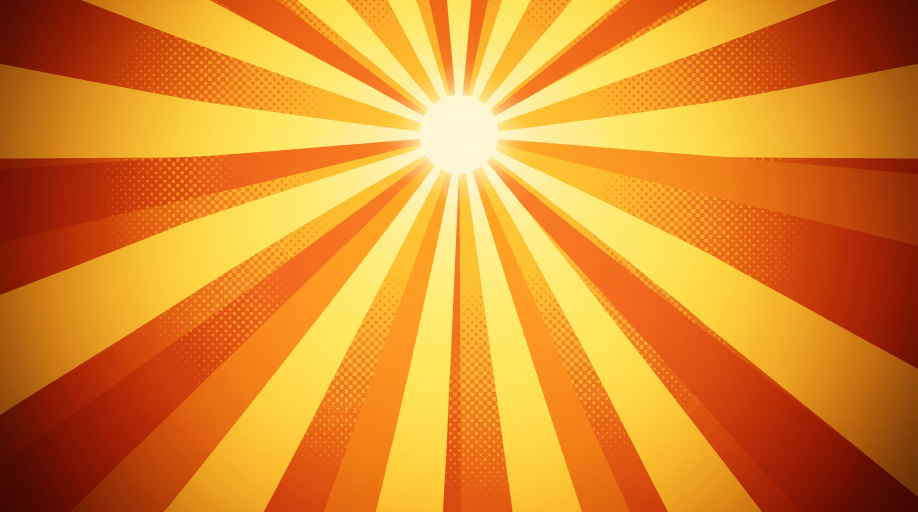
#> input picture work/capsules-v1/plates_used/01_sunburst_nbp_0.jpg, 2752 x 1536 px (shown at 1/3 size)
$ python c01.py
#> lines starting #> are read from the running program, lines starting #| are printed output that depends on the picture
### work/capsules-v1/compose.py
"""Capsule compositor: AI background plates + REAL in-engine character pixels + hand-made FX.

Characters are never regenerated. Each layer is the original Unreal render cut out of the gray base,
so what ships on Steam is the actual game model. Only backgrounds and Axie (missing from the base)
come from image models.
"""
import math
import numpy as np
from PIL import Image, ImageFilter, ImageDraw, ImageFont, ImageEnhance

W, H = 2464, 1412  # 2x the Steam main capsule (1232x706)
ROOT = __file__.rsplit("/", 1)[0]

# Belt-thruster nozzles in each layer's native pixels: (x, y, angle_deg). 180 = straight back (left).
THRUSTERS = {
    # rear end of the striped side-belt jetpack cylinder, pointing backward along its axis
    "cappy": [(398, 452, 186)],
    "moody": [(203, 170, 178)],
    "jim": [(140, 80, 170)],
    "axie": [(985, 535, 188)],
}


def load(path):
    return Image.open(path).convert("RGBA")


HD_K = 5760 / 2560  # H_ layers are cut from the full-res render


def layer(name):
    import os
    p = f"{ROOT}/layers/H_{name}.png"
    if os.path.exists(p): return load(p), HD_K
    return load(f"{ROOT}/layers/L_{name}.png"), 1.0


def debar(img, thr=10):
    """Crop black letterbox bars some image models add."""
    a = np.asarray(img.convert("L")).astype(np.float32)
    rows = a.mean(1); top = 0; bot = len(rows)
    while top < len(rows) // 4 and rows[top] < thr: top += 1
    while bot > len(rows) * 3 // 4 and rows[bot - 1] < thr: bot -= 1
    return img.crop((0, top, img.width, bot))


def cover(img, focus=(0.5, 0.5)):
    img = debar(img.convert("RGB"))
    s = max(W / img.width, H / img.height)
    img = img.resize((round(img.width * s), round(img.height * s)), Image.LANCZOS)
    x = round((img.width - W) * focus[0]); y = round((img.height - H) * focus[1])
    return img.crop((x, y, x + W, y + H)).convert("RGBA")


def arr(im):
    return np.asarray(im).astype(np.float32) / 255.0


def img(a):
    return Image.fromarray((np.clip(a, 0, 1) * 255).astype(np.uint8), "RGBA")


def blur_a(alpha, r):
    return np.asarray(Image.fromarray((alpha * 255).astype(np.uint8)).filter(ImageFilter.GaussianBlur(r))).astype(np.float32) / 255.0


class Comp:
    def __init__(self, plate, focus=(0.5, 0.5)):
        self.canvas = cover(load(plate), focus) if isinstance(plate, str) else plate.convert("RGBA").resize((W, H))
#> in debar, `a = np.asarray(img.convert("L")).astype(np.float32)`:
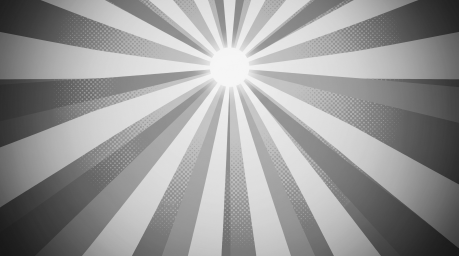
#> a: shape (1536, 2752) float32 (shown at 1/6 size); min 19, max 248, mean 150.9
#> in debar, `rows = a.mean(1)`: rows = 1536 values, max 200.2 at index 409, min 109.7 at index 1533, mean 150.9
#> in debar, `bot = len(rows)`: bot = 1536
#> after the loop in debar, `while top < len(rows) // 4 and rows[top] < thr: top += 1`: top = 0
#> after the loop in debar, `while bot > len(rows) * 3 // 4 and rows[bot - 1] < thr: bot -= 1`: bot = 1536
#> in debar, returned value is the input picture: PIL image 2752x1536 RGB; mean R, G, B 220.7, 136.2, 43.1
#> in cover, `return img.crop((x, y, x + W, y + H)).convert("RGBA")`:
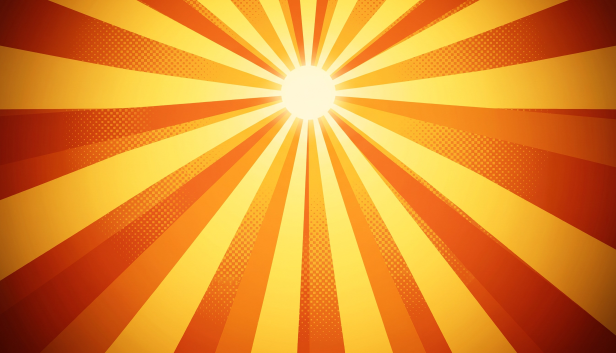
#> returned value: PIL image 2464x1412 RGBA (shown at 1/4 size); mean R, G, B, A 223.2, 138.6, 44, 255
        self.fx_over = []  # things drawn after all layers

    # ---------- placement ----------
    def place(self, name, x, y, scale=1.0, flip=False, match=0.15, wrap=0.35, rim=None,
              shadow=None, trail=None, flames=False, flame_len=1.0, flame_w=1.0, opacity=1.0, bright=1.0, sat=1.0, src=None):
        L, k = (src, 1.0) if src is not None else layer(name)
        if flip: L = L.transpose(Image.FLIP_LEFT_RIGHT)
        L = L.resize((max(1, round(L.width * scale / k)), max(1, round(L.height * scale / k))), Image.LANCZOS)
        if bright != 1.0 or sat != 1.0:
            rgb = L.convert("RGB"); a_ = L.getchannel("A")
            rgb = ImageEnhance.Brightness(rgb).enhance(bright); rgb = ImageEnhance.Color(rgb).enhance(sat)
            L = rgb.convert("RGBA"); L.putalpha(a_)
        x, y = round(x), round(y)
        bg = self.canvas
        # region of canvas under the layer (clipped)
        box = (max(0, x), max(0, y), min(W, x + L.width), min(H, y + L.height))
        if box[2] <= box[0] or box[3] <= box[1]: return
        Lc = L.crop((box[0] - x, box[1] - y, box[2] - x, box[3] - y))
        la = arr(Lc); alpha = la[..., 3:4]
        under = arr(bg.crop(box))[..., :3]
        # trail (motion streak behind the character)
        if trail:
            self._trail(L, x, y, **trail)
            bg = self.canvas; under = arr(bg.crop(box))[..., :3]
        if shadow:
            self._shadow(L, x, y, **shadow)
            bg = self.canvas; under = arr(bg.crop(box))[..., :3]
        rgb = la[..., :3]
        # 1) colour match: tint toward the plate's ambient colour, keep luminance
        if match:
            bgblur = arr(bg.filter(ImageFilter.GaussianBlur(120)).crop(box))[..., :3]
            amb = (bgblur * alpha).sum((0, 1)) / max(alpha.sum(), 1)
            tint = amb / max(amb.mean(), 1e-3)
            rgb = rgb * (1 - match + match * tint)
        # 2) light wrap: blurred background bleeding onto the silhouette edges
        if wrap:
            a2 = alpha[..., 0]
            edge = np.clip(a2 - blur_a(a2, 10), 0, 1)[..., None] * 2.2
            bgsoft = arr(bg.filter(ImageFilter.GaussianBlur(25)).crop(box))[..., :3]
            rgb = rgb + (1 - rgb) * bgsoft * np.clip(edge * wrap, 0, 1)
        # 3) rim light from a direction
        if rim:
            col = np.array(rim.get("color", (255, 240, 200)), np.float32) / 255
            dx, dy = rim.get("dir", (-1, -1)); k = rim.get("width", 6)
            a2 = alpha[..., 0]
            sh = np.roll(np.roll(a2, int(-dx * k), 1), int(-dy * k), 0)
            rimm = np.clip(a2 - sh, 0, 1)
            rimm = blur_a(rimm, rim.get("soft", 3)) * a2
            rgb = rgb + (1 - rgb) * col * (rimm[..., None] * rim.get("strength", 0.8))
        out = np.concatenate([np.clip(rgb, 0, 1), alpha * opacity], -1)
        self.canvas.alpha_composite(img(out), (box[0], box[1]))
        if flames and name in THRUSTERS:
            for (fx, fy, ang) in THRUSTERS[name]:
                if flip: fx, ang = L.width / scale - fx, 180 - ang
                self.flame(x + fx * scale, y + fy * scale, ang, 190 * scale * flame_len, 50 * scale * flame_w)

    # [25 lines left out: functions _trail, _shadow, not called in this run]

    # ---------- FX ----------
    def screen(self, over, x=0, y=0):
        """Additive-ish screen blend of an RGBA overlay at (x, y)."""
        x, y = round(x), round(y)
        box = (max(0, x), max(0, y), min(W, x + over.width), min(H, y + over.height))
        if box[2] <= box[0] or box[3] <= box[1]: return
        o = arr(over.crop((box[0] - x, box[1] - y, box[2] - x, box[3] - y)))
        b = arr(self.canvas.crop(box))
        a = o[..., 3:4]
        b[..., :3] = 1 - (1 - b[..., :3]) * (1 - o[..., :3] * a)
        self.canvas.paste(img(b), box[:2])

    # [40 lines left out: functions flame, glow, logo, not called in this run]

    def speed_lines(self, cx, cy, n=90, inner=0.35, color=(255, 255, 255), opacity=0.25, width=6, seed=1, sector=None):
#> called with cx = 1232, cy = 300, n = 70, inner = 0.33, color = (255, 250, 220), opacity = 0.18, width = 10, seed = 3
        rnd = np.random.default_rng(seed)
        ov = Image.new("RGBA", (W, H), (0, 0, 0, 0)); d = ImageDraw.Draw(ov)
        R = math.hypot(W, H)
        for _ in range(n):
            a = rnd.uniform(0, 2 * math.pi)
            if sector and not (sector[0] <= math.degrees(a) % 360 <= sector[1]): continue
            r0 = R * rnd.uniform(inner, inner + 0.25)
            w = rnd.uniform(width * 0.3, width)
            p0 = (cx + math.cos(a) * r0, cy + math.sin(a) * r0); p1 = (cx + math.cos(a) * R, cy + math.sin(a) * R)
            d.line([p0, p1], fill=color + (int(255 * opacity * rnd.uniform(0.4, 1)),), width=int(w))
        self.screen(ov.filter(ImageFilter.GaussianBlur(1.2)))
#> in screen, `a = o[..., 3:4]`:
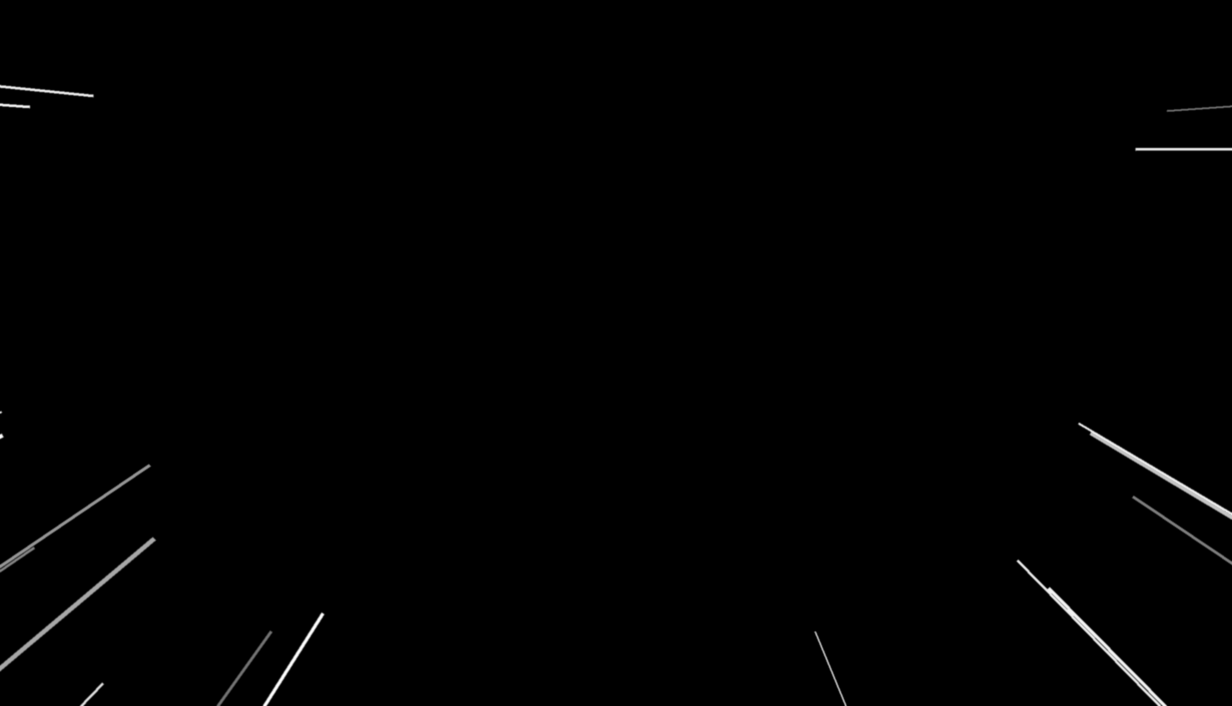
#> a: shape (1412, 2464, 1) float32 (shown at 1/2 size); min 0, max 0.173, mean 0.000831; drawn with min black and max white

    # [41 lines left out: functions particles, grade, save, not called in this run]


# ---------- extra FX helpers ----------
# Prop anchor points in native layer pixels.
PROPS = {
    "moody_disco": (243, 52),   # centre of Moody's disco ball
    "jim_bell": (282, 72),      # Jim's trumpet bell opening
    "cappy_gatling": (722, 28), # tip of Cappy's popcorn gatling
}


# [74 lines left out: functions sparkle, disco_flares, confetti, halftone, anchor, popcorn_burst, not called in this run]


# ---------- hero helpers: every hero carries its signature FX ----------
LW = {"cappy": 1029, "moody": 432, "jim": 293, "axie": 2233}


# [7 lines left out: function cappy, not called in this run]


def moody(c, x, y, s, flip=False, **kw):
    c.place("moody", x, y, scale=s, flip=flip, flames=True, **kw)
    disco_flares(c, *anchor("moody", "moody_disco", x, y, s, flip=flip, lw=LW["moody"]), s)


# [5 lines left out: function jim, not called in this run]


def axie(c, x, y, s, flip=False, **kw):
    c.place("axie", x, y, scale=s, flip=flip, flames=True, **kw)


# ---------- comic lettering + golf shot ----------
FONTS = {"bangers": f"{ROOT}/fonts/Bangers.ttf", "luckiest": f"{ROOT}/fonts/LuckiestGuy.ttf"}


# [69 lines left out: functions sfx, golf_ball_sprite, golf_shot, not called in this run]

### work/capsules-v1/c01.py
from compose import *
c = Comp("plates_used/01_sunburst_nbp_0.jpg", focus=(0.5, 0.3))
c.speed_lines(1232, 300, n=70, inner=0.33, color=(255, 250, 220), opacity=0.18, width=10, seed=3)
RIM_L = dict(color=(255, 238, 190), dir=(1, -1), width=7, strength=0.85)
RIM_R = dict(color=(255, 238, 190), dir=(-1, -1), width=7, strength=0.7)
# villains (right)
c.place("ophelia_pins", W - 613 * 1.04, H - 1216 * 1.04, scale=1.04, rim=RIM_R, match=0.12)
#> (the run stopped early here; a loop or call above may not have finished)

$ run again, with work/capsules-v1/plates_used/01_sunburst_nbp_1.jpg copied over work/capsules-v1/plates_used/01_sunburst_nbp_0.jpg
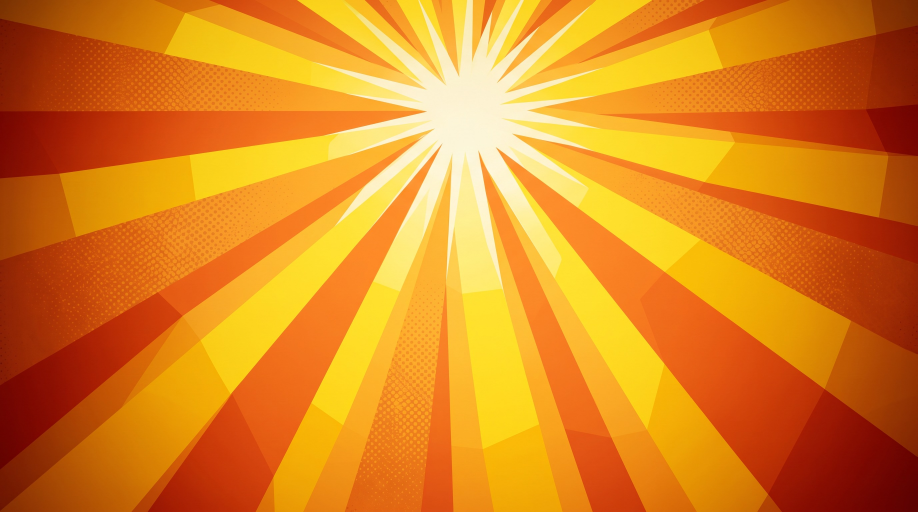
#> input picture work/capsules-v1/plates_used/01_sunburst_nbp_1.jpg, 2752 x 1536 px (shown at 1/3 size)
#> in debar, `a = np.asarray(img.convert("L")).astype(np.float32)`:
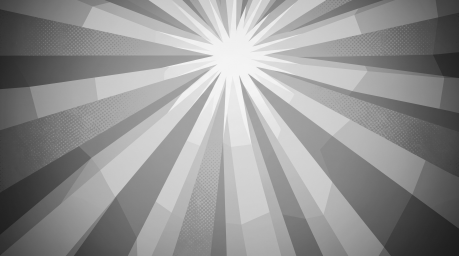
#> a: shape (1536, 2752) float32 (shown at 1/6 size); min 28, max 251, mean 146.9
#> rows = 1536 values, max 173.7 at index 535, min 105.9 at index 1533, mean 146.9
#> in debar, `bot = len(rows)`: bot = 1536
#> after the loop in debar, `while top < len(rows) // 4 and rows[top] < thr: top += 1`: top = 0
#> after the loop in debar, `while bot > len(rows) * 3 // 4 and rows[bot - 1] < thr: bot -= 1`: bot = 1536
#> in debar, returned value is the input picture: PIL image 2752x1536 RGB; mean R, G, B 220.9, 131.6, 31.2
#> in cover, `return img.crop((x, y, x + W, y + H)).convert("RGBA")`:
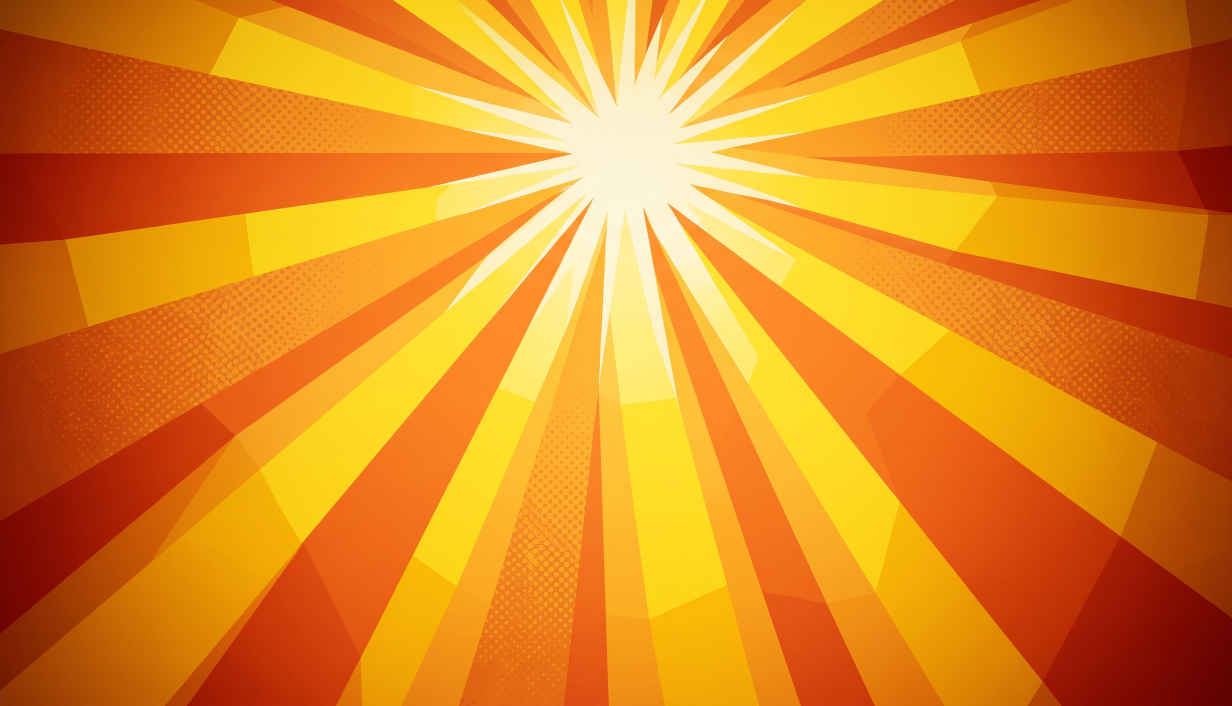
#> returned value: PIL image 2464x1412 RGBA (shown at 1/2 size); mean R, G, B, A 223.2, 134.3, 32, 255

$ run again, with work/capsules-v1/plates_used/01_sunburst_gpt_0.jpg copied over work/capsules-v1/plates_used/01_sunburst_nbp_0.jpg
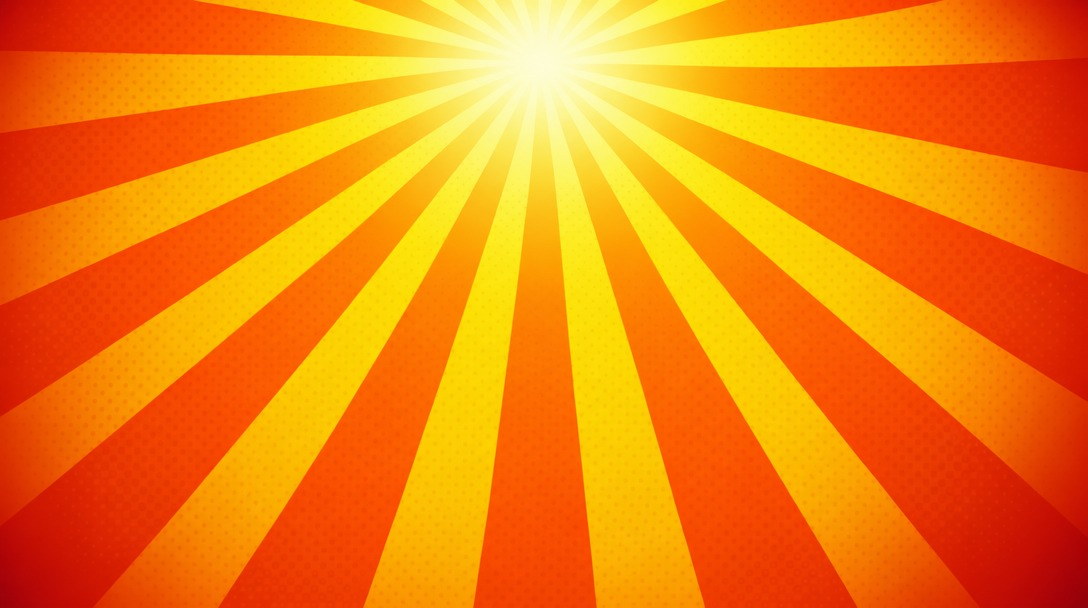
#> input picture work/capsules-v1/plates_used/01_sunburst_gpt_0.jpg, 1088 x 608 px
#> in debar, `a = np.asarray(img.convert("L")).astype(np.float32)`:
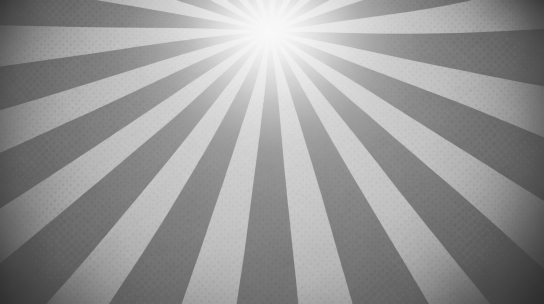
#> a: shape (608, 1088) float32 (shown at 1/2 size); min 46, max 249, mean 150.5
#> rows = 608 values, max 189.1 at index 58, min 107.2 at index 606, mean 150.5
#> in debar, `bot = len(rows)`: bot = 608
#> after the loop in debar, `while top < len(rows) // 4 and rows[top] < thr: top += 1`: top = 0
#> after the loop in debar, `while bot > len(rows) * 3 // 4 and rows[bot - 1] < thr: bot -= 1`: bot = 608
#> in debar, returned value is the input picture: PIL image 1088x608 RGB; mean R, G, B 243.8, 129.8, 12.3
#> in cover, `return img.crop((x, y, x + W, y + H)).convert("RGBA")`:
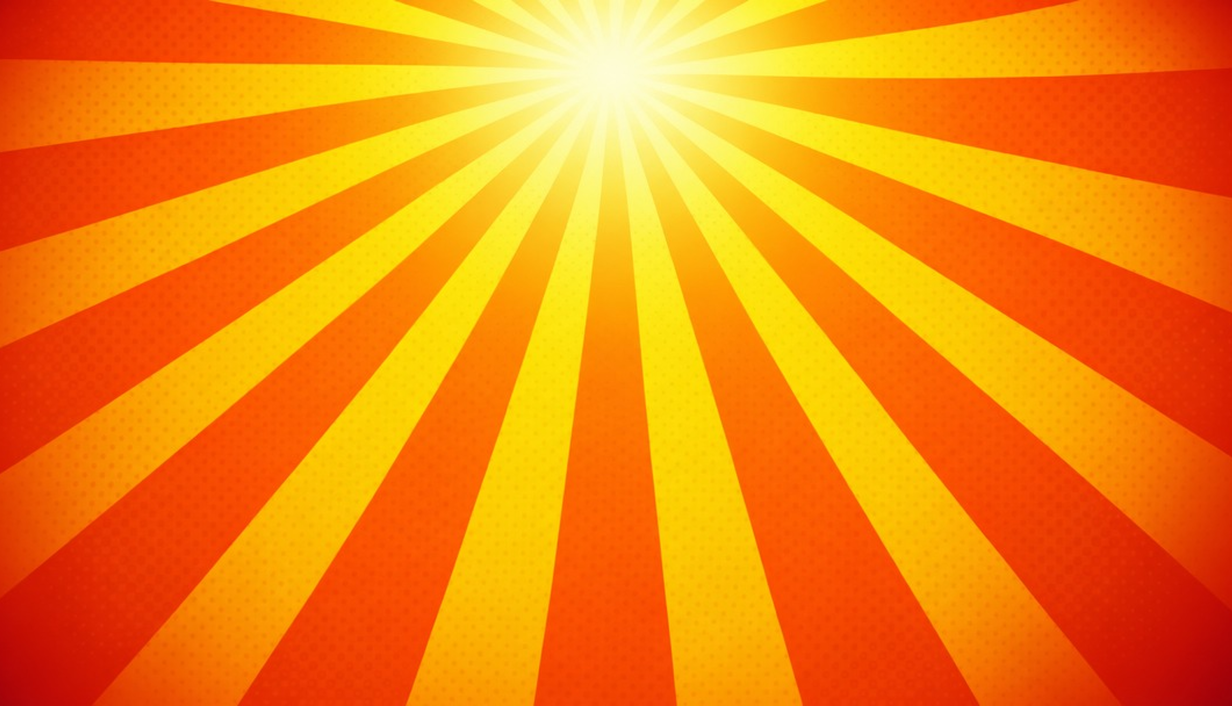
#> returned value: PIL image 2464x1412 RGBA (shown at 1/2 size); mean R, G, B, A 244.7, 132.3, 12.6, 255
